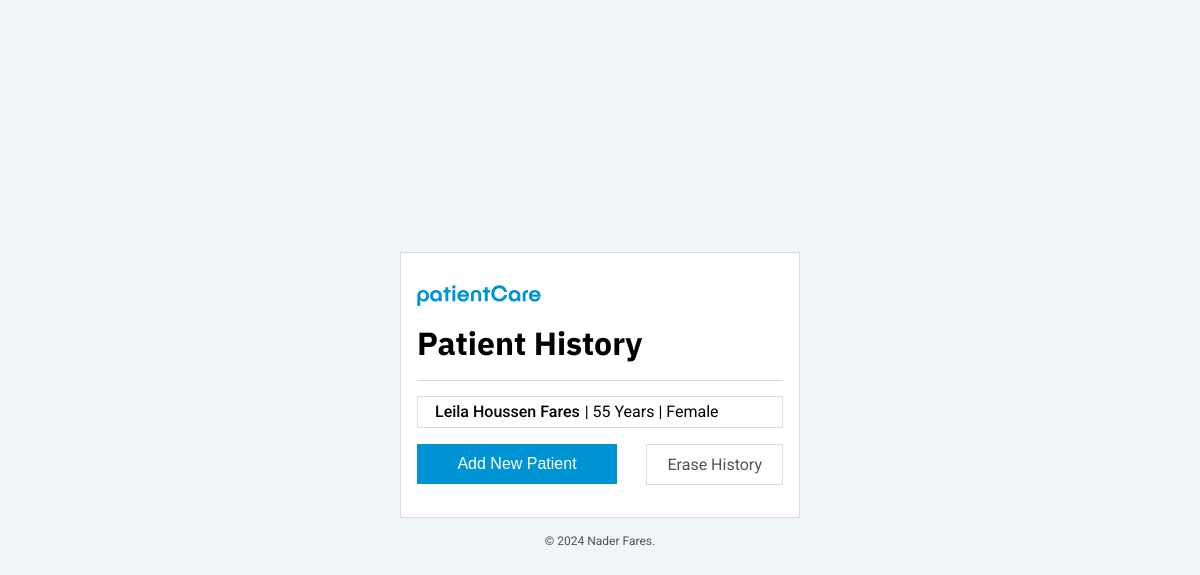
Before: / with the older database file.
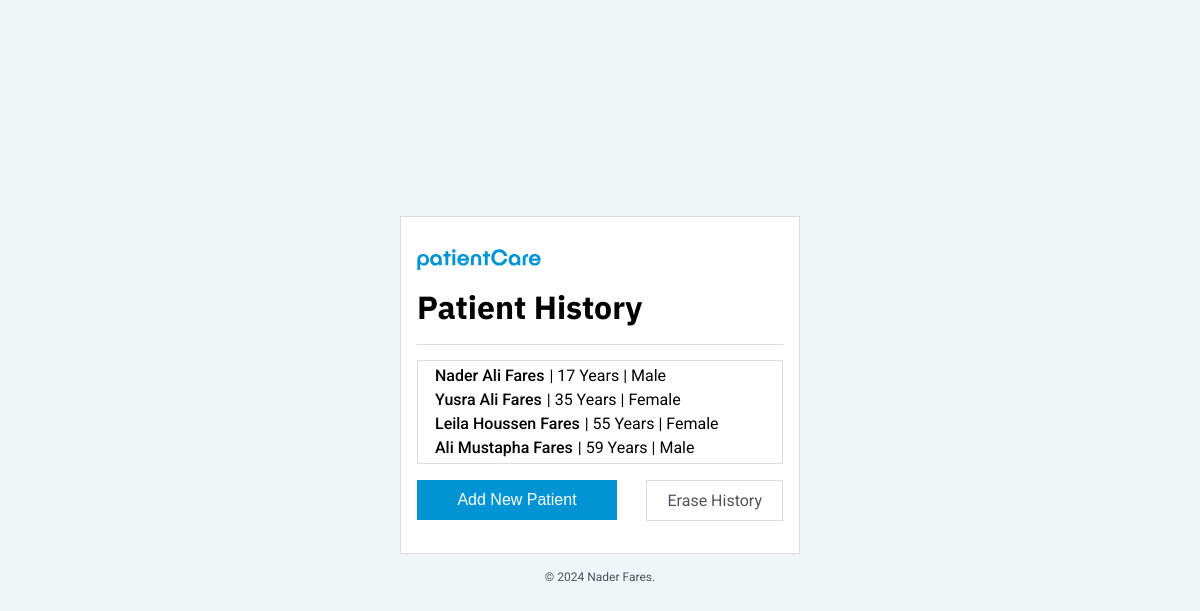
After: the same page with the newer database file.
### tables this page shows
CREATE TABLE patients (
    id INTEGER PRIMARY KEY AUTOINCREMENT,
    name TEXT NOT NULL,
    age INTEGER,
    gender TEXT,
    document TEXT UNIQUE,
    address TEXT,
    phone TEXT       
  );

### app.py (the view)
@app.route('/')
def index():
  conn = sqlite3.connect('hospital_management.db')
  cursor = conn.cursor()
  cursor.execute('SELECT * FROM patients')
  patients = cursor.fetchall()
  conn.close()
  return render_template('index.html', patients=patients)

### templates/index.html (shortened to what this page needs)
<!DOCTYPE html>
<html lang="en">
<head>
  <link rel="stylesheet" href="{{ url_for('static', filename='styles.css') }}">
</head>
<body>
  <div class="container">
      <img src="{{ url_for('static', filename='images/patientCare.svg') }}" alt="patientCare">
      <h1>Patient History</h1>
      <ul>
        {% for patient in patients %}
        <li><a id="patient" href="{{ url_for('viewPatient', id=patient[0]) }}">{{ patient[1] }}</a> | {{ patient[2] }} Years | {{ patient[3] }}</li>
        {% endfor %}
      </ul>
      <div class="buttons">
        <a href="{{ url_for('newPatient') }}"><button class="addPatient">Add New Patient</button></a>
        <a href="{{ url_for('eraseHistory') }}" class="eraseHistory">Erase History</a>
      </div>
  </div>
  <p>© 2024 Nader Fares.</p>
</body>
</html>

### static/styles.css (style rules this page uses)
* { margin: 0; padding: 0; box-sizing: border-box; }
:root { --background-color: #F0F5F7; --default-color: #0094D4; --default-white: #FFFFFF; --default-border-color: #DCDCDC; --default-gray: #52525b; }
body { background-color: var(--background-color); font-family: 'Roboto', sans-serif; display: flex; flex-direction: column; justify-content: center; align-items: center; height: 100vh; }
img { width: 124px; }
.container { display: flex; flex-direction: column; text-align: start; background-color: var(--default-white); border: 1px solid var(--default-border-color); width: 400px; height: auto; padding: 2rem 1rem; gap: 1rem; }
h1 { font-size: 32px; font-family: 'IBM Plex Sans'; }
ul { width: 100%; height: 100%; display: flex; flex-direction: column; align-items: start; padding-left: 1rem; padding-top: 5px; list-style: none; border: 1px solid var(--default-border-color); }
li { margin-bottom: 5px; }
.buttons { width: 100%; height: auto; display: flex; flex-direction: row; align-items: center; gap: 1rem; }
.addPatient { width: 200px; background-color: var(--default-color); border: 1px solid var(--default-color); color: var(--default-white); padding: 10px 20px; text-align: center; text-decoration: none; display: inline-block; font-size: 1rem; cursor: pointer; }
.eraseHistory { background-color: var(--default-white); border: 1px solid var(--default-border-color); color: var(--default-gray); padding: 10px 20px; text-align: center; margin-left: auto; text-decoration: none; display: inline-block; font-size: 1rem; cursor: pointer; }
p { margin-top: 1rem; font-size: 12px; color: var(--default-gray); }
#patient { text-decoration: none; color: black; font-weight: 500; transition: ease 100ms; border: 1px solid transparent; }

Changed rows visible on the page:
added patients: name "Nader Ali Fares", age "17", gender "Male"
added patients: name "Yusra Ali Fares", age "35", gender "Female"
added patients: name "Ali Mustapha Fares", age "59", gender "Male"
